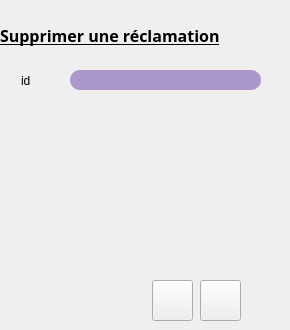
     <widget class="QWidget" name="page_16">
      <widget class="QPushButton" name="pushButton_12">
       <property name="geometry">
        <rect>
         <x>200</x>
         <y>280</y>
         <width>41</width>
         <height>41</height>
        </rect>
       </property>
       <property name="styleSheet">
        <string notr="true">border-image: url(:/new/prefix1/icon/annuler.png);</string>
       </property>
       <property name="text">
        <string/>
       </property>
      </widget>
      <widget class="QLineEdit" name="lineEdit_id_supp_rec">
       <property name="geometry">
        <rect>
         <x>70</x>
         <y>70</y>
         <width>191</width>
         <height>20</height>
        </rect>
       </property>
       <property name="styleSheet">
        <string notr="true">border-color: rgb(255, 255, 255);

border-radius: 10px;
background-color: rgb(171, 152, 203);</string>
       </property>
      </widget>
      <widget class="QLabel" name="label_23">
       <property name="geometry">
        <rect>
         <x>0</x>
         <y>20</y>
         <width>281</width>
         <height>31</height>
        </rect>
       </property>
       <property name="font">
        <font>
         <family>Quicksand</family>
         <pointsize>12</pointsize>
         <weight>75</weight>
         <italic>false</italic>
         <bold>true</bold>
         <underline>true</underline>
        </font>
       </property>
       <property name="styleSheet">
        <string notr="true">font: 75 12pt &quot;Quicksand&quot;;
text-decoration: underline;
font-weight:bold;</string>
       </property>
       <property name="text">
        <string>Supprimer une réclamation</string>
       </property>
      </widget>
      <widget class="QPushButton" name="pushButton_s_r">
       <property name="geometry">
        <rect>
         <x>152</x>
         <y>280</y>
         <width>41</width>
         <height>41</height>
        </rect>
       </property>
       <property name="styleSheet">
        <string notr="true">border-image: url(:/new/prefix1/icon/ok.png);</string>
       </property>
       <property name="text">
        <string/>
       </property>
      </widget>
      <widget class="QLabel" name="label_24">
       <property name="geometry">
        <rect>
         <x>21</x>
         <y>74</y>
         <width>47</width>
         <height>14</height>
        </rect>
       </property>
       <property name="text">
        <string>id</string>
       </property>
      </widget>
     </widget>
